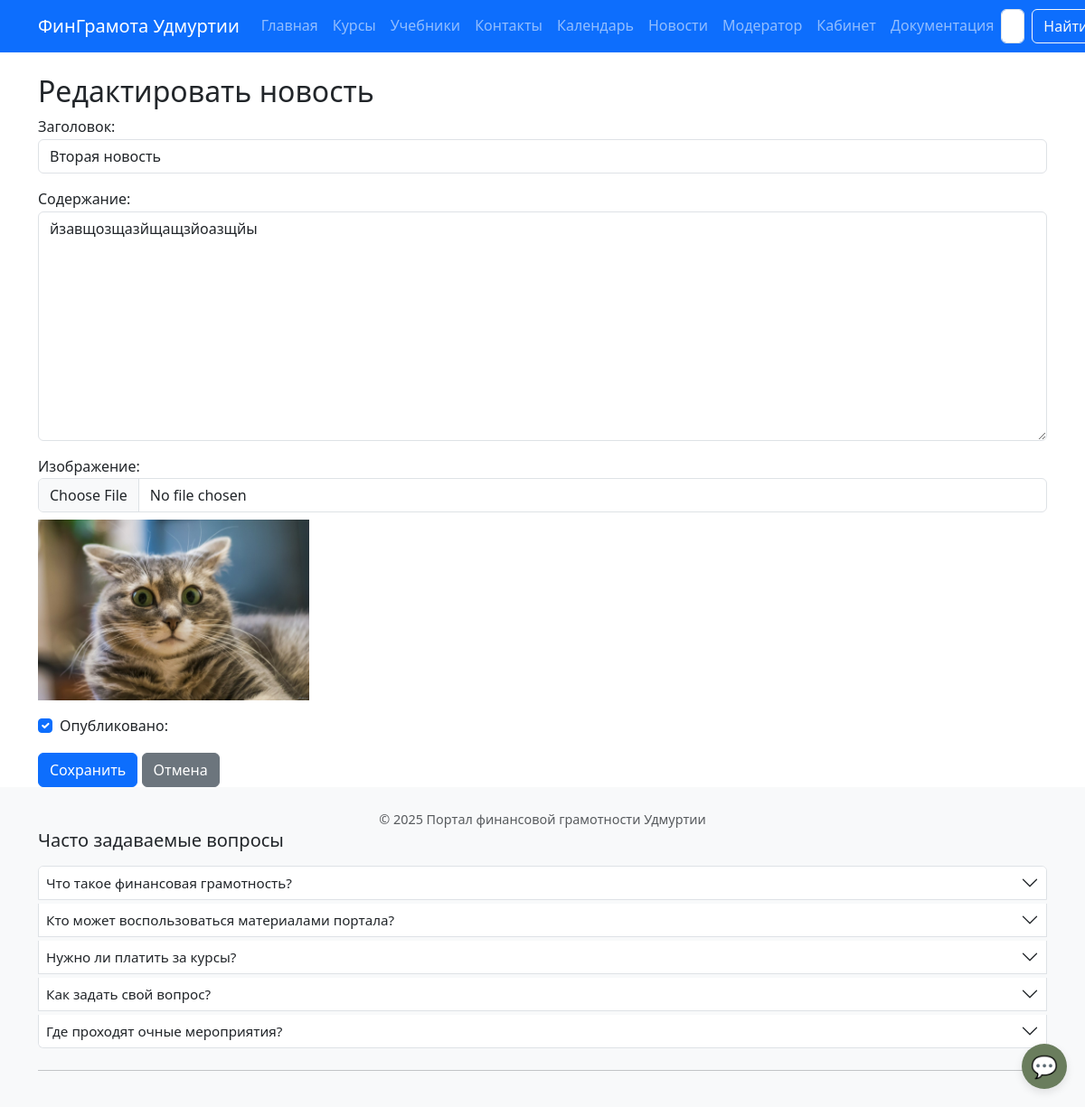
/moderator/news/2/edit/ (signed in), run on the app's committed database.
### core/models.py (models this page shows, shortened)
class News(models.Model):
    title = models.CharField(max_length=200, verbose_name="Заголовок")
    content = models.TextField(verbose_name="Содержание")
    image = models.ImageField(
        upload_to='news_images/',
        blank=True,
        null=True,
        verbose_name="Изображение"
    )
    created_at = models.DateTimeField(auto_now_add=True, verbose_name="Дата публикации")
    author = models.ForeignKey(
        'User',
        on_delete=models.SET_NULL,
        null=True,
        limit_choices_to={'is_moderator': True},
        verbose_name="Автор"
    )
    is_published = models.BooleanField(default=True, verbose_name="Опубликовано")
    class Meta:
        verbose_name = "Новость"
        verbose_name_plural = "Новости"
        ordering = ['-created_at']

### core/views.py (the view)
# urls.py: path('moderator/news/<int:news_id>/edit/', views.news_edit, name='news_edit'),
@user_passes_test(is_moderator, login_url='/login/')
def news_edit(request, news_id):
    news = get_object_or_404(News, id=news_id)
    if request.method == 'POST':
        form = NewsForm(request.POST, request.FILES, instance=news)  # ← request.FILES
        if form.is_valid():
            form.save()
            messages.success(request, "Новость успешно обновлена!")
            return redirect('core:news_moderator_list')
    else:
        form = NewsForm(instance=news)
    return render(request, 'core/news_form.html', {'form': form, 'title': 'Редактировать новость'})

### core/forms.py
class NewsForm(forms.ModelForm):
    class Meta:
        model = News
        fields = ['title', 'content', 'image', 'is_published']
        widgets = {
            'title': forms.TextInput(attrs={'class': 'form-control'}),
            'content': forms.Textarea(attrs={'class': 'form-control', 'rows': 10}),
            'image': forms.FileInput(attrs={'class': 'form-control'}),
            'is_published': forms.CheckboxInput(attrs={'class': 'form-check-input'}),
        }
        from .models import Event

### core/views.py (called while the page is built)
def is_moderator(user):
    return user.is_authenticated and user.is_moderator

### templates/core/news_form.html (shortened to what this page needs)
{% extends 'base.html' %}
{% block content %}
<h2>{{ title }}</h2>
<form method="post" enctype="multipart/form-data">
  <div class="mb-3">
    {{ form.title.label_tag }}
    {{ form.title }}
  </div>
  <div class="mb-3">
    {{ form.content.label_tag }}
    {{ form.content }}
  </div>
  <div class="mb-3">
    {{ form.image.label_tag }}
    {{ form.image }}
    {% if form.instance.image %}
      <div class="mt-2">
        <img src="{{ form.instance.image.url }}" alt="Текущее изображение" style="max-height: 200px;">
      </div>
    {% endif %}
  </div>
  <div class="form-check mb-3">
    {{ form.is_published }}
    {{ form.is_published.label_tag }}
  </div>
  <button type="submit" class="btn btn-primary">Сохранить</button>
  <a href="{% url 'core:news_moderator_list' %}" class="btn btn-secondary">Отмена</a>
</form>
{% endblock %}

### static/css/style.css (style rules this page uses)
body { font-size: 1rem; line-height: 1.6; }

### templates/base.html (style rules this page uses)
body { display: flex; flex-direction: column; min-height: 100vh; font-size: 1rem; line-height: 1.6; }
body { padding-bottom: 70px; }
@media (min-width: 577px) { body { padding-bottom: 0; } }

### data on the page
News: title "Вторая новость", content "йзавщозщазйщащзйоазщйы", instance.image (picture), is_published "☑"

### other printed values
{{ title }} "Редактировать новость"
{{ item.question }} "Что такое финансовая грамотность?" "Кто может воспользоваться материалами портала?" "Нужно ли платить за курсы?" "Как задать свой вопрос?" "Где проходят очные мероприятия?"
